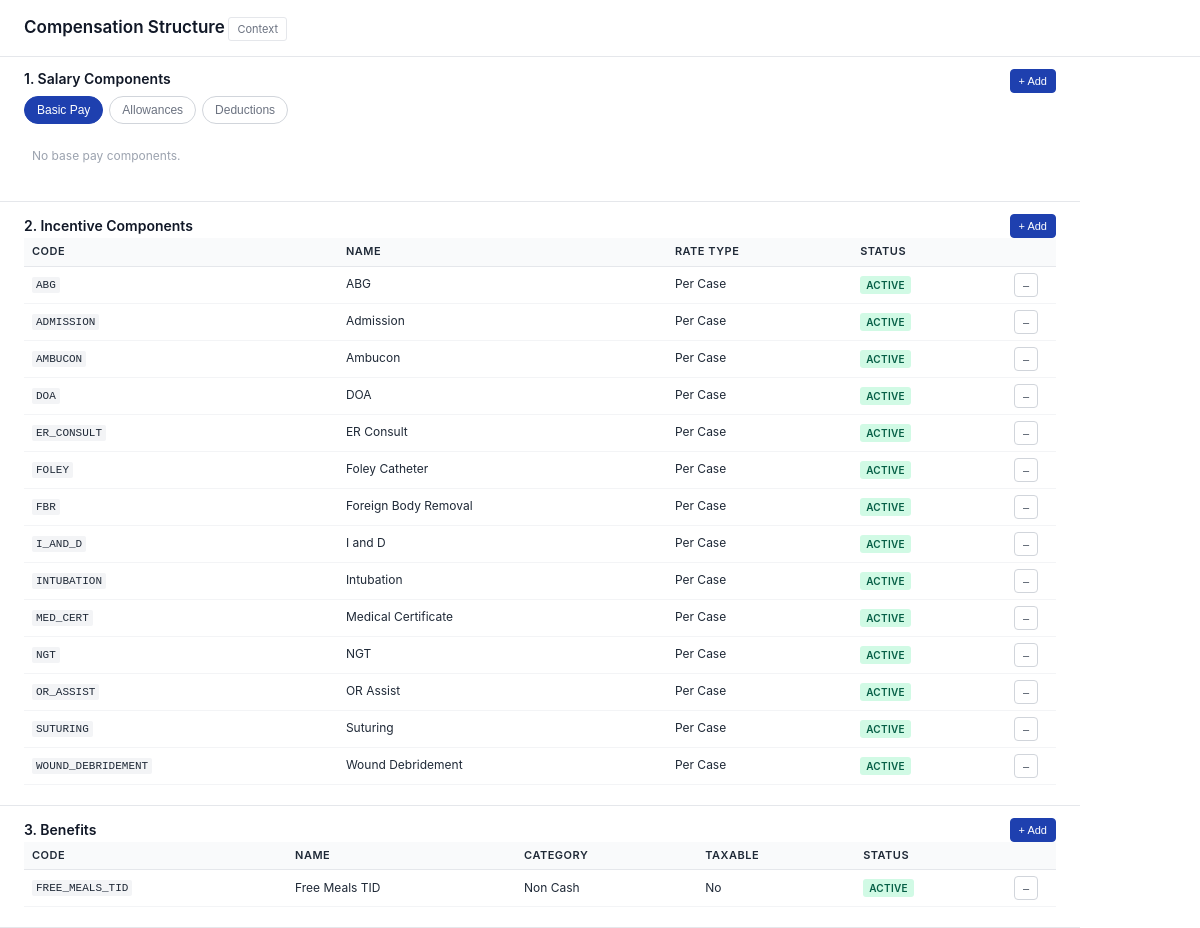
/modules/compensation/views/compensation_structure.php, run on an earlier commit of the app's database.
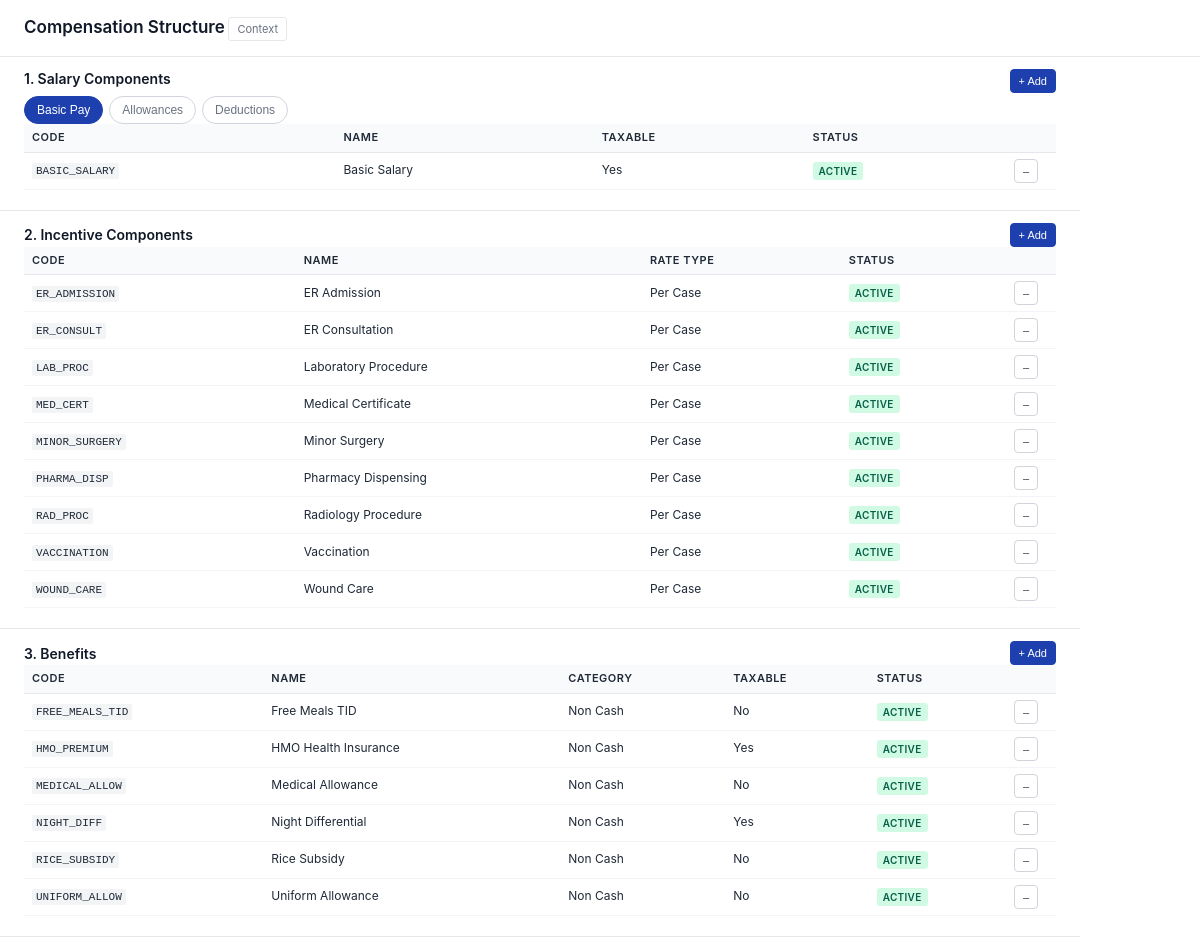
And on a later commit of the database.
### tables this page shows
CREATE TABLE `incentive_types` (
  `id` int(11) NOT NULL,
  `code` varchar(50) NOT NULL,
  `name` varchar(255) NOT NULL,
  `description` text DEFAULT NULL,
  `is_approved` tinyint(1) DEFAULT 1 COMMENT '1=approved, only these allowed when logging',
  `created_at` timestamp NOT NULL DEFAULT current_timestamp(),
  `updated_at` timestamp NOT NULL DEFAULT current_timestamp() ON UPDATE current_timestamp()
);

CREATE TABLE `benefit_definitions` (
  `id` int(11) NOT NULL,
  `code` varchar(50) NOT NULL,
  `name` varchar(255) NOT NULL,
  `description` text DEFAULT NULL,
  `taxable` tinyint(1) DEFAULT 0 COMMENT '1=taxable',
  `eligible_roles` varchar(500) NOT NULL DEFAULT 'All' COMMENT 'Comma-separated e.g. ER Staff,Nurse,Doctor',
  `effective_from` date NOT NULL,
  `effective_to` date DEFAULT NULL COMMENT 'NULL = no end date',
  `attach_to` enum('duty','role') NOT NULL DEFAULT 'role' COMMENT 'Benefit attaches to duty or role',
  `is_active` tinyint(1) DEFAULT 1,
  `created_at` timestamp NOT NULL DEFAULT current_timestamp(),
  `updated_at` timestamp NOT NULL DEFAULT current_timestamp() ON UPDATE current_timestamp()
);

CREATE TABLE `salary_component_definitions` (
  `id` int(11) NOT NULL,
  `code` varchar(50) NOT NULL,
  `name` varchar(255) NOT NULL,
  `description` text DEFAULT NULL,
  `component_type` enum('base','allowance','deduction') NOT NULL DEFAULT 'allowance',
  `taxable` tinyint(1) DEFAULT 1,
  `is_active` tinyint(1) DEFAULT 1,
  `created_at` timestamp NOT NULL DEFAULT current_timestamp(),
  `updated_at` timestamp NOT NULL DEFAULT current_timestamp() ON UPDATE current_timestamp()
);

### config/BaseModel.php (called while the page is built, shortened)
<?php
abstract class BaseModel {
    protected $db;
    public function __construct() {
        $database = new Database();
        $this->db = $database->connect();
    }
    public function query($sql, $params = []) {
        try {
            $stmt = $this->db->prepare($sql);
            if (!empty($params)) {
                $stmt->execute($params);
            } else {
                $stmt->execute();
            }
            return $stmt->fetchAll(PDO::FETCH_ASSOC);
        } catch (PDOException $e) {
            throw new Exception("Query execution failed: " . $e->getMessage());
        }
    }
}
?>

### config/Database.php (called while the page is built, shortened)
<?php
class Database {
    private $host = 'localhost';
    private $db_name = 'public_html';
    private $username = 'root';
    private $password = '';
    public function connect() {
        $this->conn = null;
        try {
            $this->conn = new PDO(
                'mysql:host=' . $this->host . ';dbname=' . $this->db_name . ';charset=utf8mb4',
                $this->username,
                $this->password
            );
            $this->conn->setAttribute(PDO::ATTR_ERRMODE, PDO::ERRMODE_EXCEPTION);
            $this->conn->exec("SET @@session.time_zone = '+08:00'");
        } catch (PDOException $e) {
            error_log('Database Connection Error: ' . $e->getMessage());
            throw new RuntimeException('Database connection failed: ' . $e->getMessage(), 0, $e);
        }
        return $this->conn;
    }
}
?>

### modules/compensation/models/IncentiveType.php (called while the page is built, shortened)
<?php
require_once __DIR__ . '/../../../config/BaseModel.php';
class IncentiveType extends BaseModel {
    protected $table = 'incentive_types';
    public function getAll($activeOnly = false) {
        $query = "SELECT * FROM {$this->table} WHERE 1=1";
        $query .= " ORDER BY name ASC";
        return $this->query($query);
    }
}

### modules/compensation/models/BenefitDefinition.php (called while the page is built, shortened)
<?php
require_once __DIR__ . '/../../../config/BaseModel.php';
class BenefitDefinition extends BaseModel {
    protected $table = 'benefit_definitions';
    public function getAll($activeOnly = true) {
        $query = "SELECT * FROM {$this->table} WHERE 1=1";
        $query .= " ORDER BY name ASC";
        return $this->query($query);
    }
}

### modules/compensation/models/SalaryComponentDefinition.php (called while the page is built, shortened)
<?php
require_once __DIR__ . '/../../../config/BaseModel.php';
class SalaryComponentDefinition extends BaseModel {
    protected $table = 'salary_component_definitions';
    public function getAll($activeOnly = true) {
        $query = "SELECT * FROM {$this->table} WHERE 1=1";
        $query .= " ORDER BY component_type ASC, name ASC";
        return $this->query($query);
    }
}

### modules/compensation/views/compensation_structure.php (the view, shortened to what the changed rows need)
<?php
require_once __DIR__ . '/../../../config/Database.php';
require_once __DIR__ . '/../models/SalaryComponentDefinition.php';
require_once __DIR__ . '/../models/IncentiveType.php';
require_once __DIR__ . '/../models/BenefitDefinition.php';
$salaryComp = new SalaryComponentDefinition();
$incentiveType = new IncentiveType();
$benefitDef = new BenefitDefinition();
$salaryComponents = $salaryComp->getAll(false);
$incentiveComponents = $incentiveType->getAll(false);
$benefits = $benefitDef->getAll(false);
$handlerUrl = 'modules/compensation/compensation_structure_handler.php';
$currentTab = $_GET['tab'] ?? 'base';
?>
<!DOCTYPE html>
<html>
<head>
</head>
<body>
<div class="container">
    <div class="content">
        <div class="section">
            <div id="salary-base" class="tab-content <?php echo $currentTab === 'base' ? 'active' : ''; ?>">
                <?php
                $baseComps = array_filter($salaryComponents, fn($c) => $c['component_type'] === 'base');
                if (empty($baseComps)):
                ?>
                <div class="empty-state">No base pay components.</div>
                <?php else: ?>
                <table class="table">
                    <thead><tr><th>Code</th><th>Name</th><th>Taxable</th><th>Status</th><th style="width:50px;"></th></tr></thead>
                    <tbody>
                    <?php foreach ($baseComps as $s): ?>
                    <tr>
                        <td><span class="code"><?php echo htmlspecialchars($s['code']); ?></span></td>
                        <td><?php echo htmlspecialchars($s['name']); ?></td>
                        <td><?php echo !empty($s['taxable']) ? 'Yes' : 'No'; ?></td>
                        <td><span class="badge badge-<?php echo !empty($s['is_active']) ? 'active' : 'inactive'; ?>"><?php echo !empty($s['is_active']) ? 'Active' : 'Inactive'; ?></span></td>
                        <td><?php if (!empty($s['is_active'])): ?><form class="inline-form" method="post" action="<?php echo htmlspecialchars($handlerUrl); ?>" onsubmit="return confirm('Deactivate?');"><button type="submit" class="btn btn-sm btn-icon">–</button></form><?php endif; ?></td>
                    </tr>
                    <?php endforeach; ?>
                    </tbody>
                </table>
                <?php endif; ?>
            </div>
        </div>
        <div class="section">
            <?php if (empty($incentiveComponents)): ?>
            <div class="empty-state">No incentive components.</div>
            <?php else: ?>
            <table class="table">
                <thead><tr><th>Code</th><th>Name</th><th>Rate Type</th><th>Status</th><th style="width:50px;"></th></tr></thead>
                <tbody>
                <?php foreach ($incentiveComponents as $i):
                    $status = $i['status'] ?? 'active';
                    $statusClass = $status === 'archived' ? 'archived' : ($status === 'inactive' ? 'inactive' : 'active');
                ?>
                <tr>
                    <td><span class="code"><?php echo htmlspecialchars($i['code']); ?></span></td>
                    <td><?php echo htmlspecialchars($i['name']); ?></td>
                    <td><?php echo isset($i['rate_type']) ? ucwords(str_replace('_', ' ', $i['rate_type'])) : 'Per Case'; ?></td>
                    <td><span class="badge badge-<?php echo $statusClass; ?>"><?php echo ucfirst($status); ?></span></td>
                    <td><?php if ($status === 'active'): ?><form class="inline-form" method="post" action="<?php echo htmlspecialchars($handlerUrl); ?>" onsubmit="return confirm('Deactivate?');"><button type="submit" class="btn btn-sm btn-icon">–</button></form><?php endif; ?></td>
                </tr>
                <?php endforeach; ?>
                </tbody>
            </table>
            <?php endif; ?>
        </div>
        <div class="section">
            <?php if (empty($benefits)): ?>
            <div class="empty-state">No benefits defined.</div>
            <?php else: ?>
            <table class="table">
                <thead><tr><th>Code</th><th>Name</th><th>Category</th><th>Taxable</th><th>Status</th><th style="width:50px;"></th></tr></thead>
                <tbody>
                <?php foreach ($benefits as $b): ?>
                <tr>
                    <td><span class="code"><?php echo htmlspecialchars($b['code']); ?></span></td>
                    <td><?php echo htmlspecialchars($b['name']); ?></td>
                    <td><?php echo ucwords(str_replace('_', ' ', $b['benefit_category'] ?? 'Non Cash')); ?></td>
                    <td><?php echo !empty($b['taxable']) ? 'Yes' : 'No'; ?></td>
                    <td><span class="badge badge-<?php echo !empty($b['is_active']) ? 'active' : 'inactive'; ?>"><?php echo !empty($b['is_active']) ? 'Active' : 'Inactive'; ?></span></td>
                    <td><?php if (!empty($b['is_active'])): ?><form class="inline-form" method="post" action="<?php echo htmlspecialchars($handlerUrl); ?>" onsubmit="return confirm('Deactivate?');"><button type="submit" class="btn btn-sm btn-icon">–</button></form><?php endif; ?></td>
                </tr>
                <?php endforeach; ?>
                </tbody>
            </table>
            <?php endif; ?>
        </div>
    </div>
</div>
</body>
</html>

What changed in the data, as far as the page shows it:
removed incentive_types: code "ABG", name "ABG", status "ACTIVE"
removed incentive_types: code "AMBUCON", name "Ambucon", status "ACTIVE"
removed incentive_types: code "DOA", name "DOA", status "ACTIVE"
removed incentive_types: code "FOLEY", name "Foley Catheter", status "ACTIVE"
removed incentive_types: code "FBR", name "Foreign Body Removal", status "ACTIVE"
removed incentive_types: code "I_AND_D", name "I and D", status "ACTIVE"
removed incentive_types: code "INTUBATION", name "Intubation", status "ACTIVE"
removed incentive_types: code "NGT", name "NGT", status "ACTIVE"
removed incentive_types: code "OR_ASSIST", name "OR Assist", status "ACTIVE"
removed incentive_types: code "SUTURING", name "Suturing", status "ACTIVE"
removed incentive_types: code "WOUND_DEBRIDEMENT", name "Wound Debridement", status "ACTIVE"
now on this page (row edited): salary_component_definitions: code "BASIC_SALARY", name "Basic Salary", taxable "Yes", is_active "ACTIVE"
changed incentive_types: code "ADMISSION" → "ER_ADMISSION"; name "Admission" → "ER Admission"
changed incentive_types "ER_CONSULT": name "ER Consult" → "ER Consultation"
added incentive_types: code "LAB_PROC", name "Laboratory Procedure", status "ACTIVE"
added incentive_types: code "MINOR_SURGERY", name "Minor Surgery", status "ACTIVE"
added incentive_types: code "PHARMA_DISP", name "Pharmacy Dispensing", status "ACTIVE"
added incentive_types: code "RAD_PROC", name "Radiology Procedure", status "ACTIVE"
added incentive_types: code "VACCINATION", name "Vaccination", status "ACTIVE"
added incentive_types: code "WOUND_CARE", name "Wound Care", status "ACTIVE"
added benefit_definitions: code "HMO_PREMIUM", name "HMO Health Insurance", benefit_category "Non Cash", taxable "Yes", is_active "ACTIVE"
added benefit_definitions: code "MEDICAL_ALLOW", name "Medical Allowance", benefit_category "Non Cash", taxable "No", is_active "ACTIVE"
added benefit_definitions: code "NIGHT_DIFF", name "Night Differential", benefit_category "Non Cash", taxable "Yes", is_active "ACTIVE"
added benefit_definitions: code "RICE_SUBSIDY", name "Rice Subsidy", benefit_category "Non Cash", taxable "No", is_active "ACTIVE"
added benefit_definitions: code "UNIFORM_ALLOW", name "Uniform Allowance", benefit_category "Non Cash", taxable "No", is_active "ACTIVE"
Also different on the page:
text no longer shown: "No base pay components."
text now shown: "CODE NAME TAXABLE STATUS"
